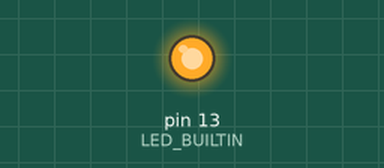
This sketch was run on a simulated Arduino Uno, built with avr-gcc and run on an emulated ATmega328P. Parts: output pins drawn as LEDs (lit = HIGH).

Above: at 0.1 s.
At 2.6 s:
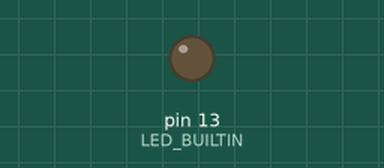
Timing chart, 0 to 5.5 s (numbered marks = the images above):
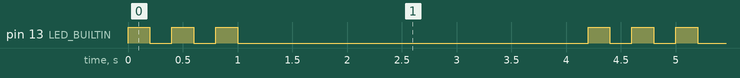

The sketch:

blink_builtin.ino
```cpp
void setup() {
  pinMode(LED_BUILTIN, OUTPUT);
}


void loop() {
  for(int i = 0; i < 3; i++){
    blink();
  }

  delay(3000);
}

void blink()
{
  digitalWrite(LED_BUILTIN, HIGH);
  delay(200);
  digitalWrite(LED_BUILTIN, LOW);
  delay(200);
}
```

Measured:
- by itself, pin 13 (LED_BUILTIN): repeats every 4.2 s: 2 × (LOW 0.20 s, HIGH 0.20 s), LOW 3.2 s, HIGH 0.20 s
- by itself, everything shown: repeats every 4.2 s, in 6 steps
